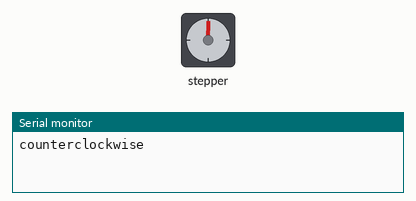
Bench run of a sketch on a simulated Arduino Uno, built with avr-gcc and run on an emulated ATmega328P. Parts: stepper motor, the last lines printed to the serial monitor. Stepper angles assume 2048 steps per turn.

Above: at 0.05 s.
At 1.7 s:
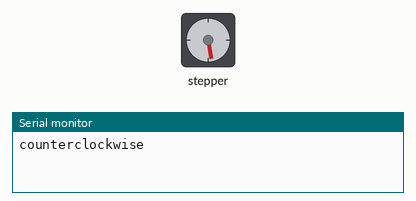
At 3.35 s:
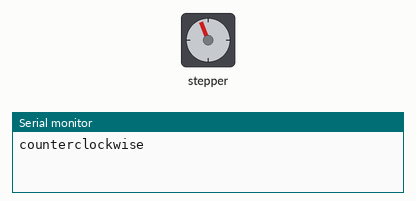
At 7.55 s:
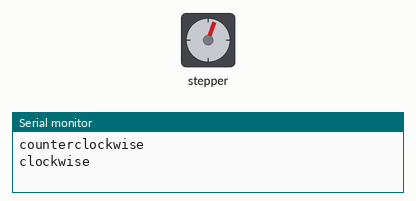
Timing chart, 0 to 11.3 s (numbered marks = the images above):
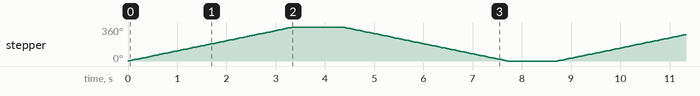

The sketch:

test17Stepper.ino
```cpp
#include <Stepper.h>

// 회전각도 설정 = 2048:한바퀴(360도), 1024:반바퀴(180도)
const int stepsPerRevolution = 2048; //360도

// 모터 드라이브에 연결된 핀 IN4, IN2, IN3, IN1 (핀연결 설정)
Stepper myStepper(stepsPerRevolution,11,9,10,8);

void setup() {
  myStepper.setSpeed(18);  //모터의 회전속도 설정1~18
  Serial.begin(9600);     //시리얼모니터
}
void loop() {
  // 시계 반대 방향으로 한바퀴 회전
  Serial.println("counterclockwise");
  myStepper.step(stepsPerRevolution);
  delay(1000);

  // 시계 방향으로 한바퀴 회전
  Serial.println("clockwise");
  myStepper.step(-stepsPerRevolution);
  delay(1000);
}
```

Measured:
- by itself, stepper: turns 360° clockwise in 3.4 s, then 360° counter-clockwise in 3.3 s, repeating every 8.7 s
